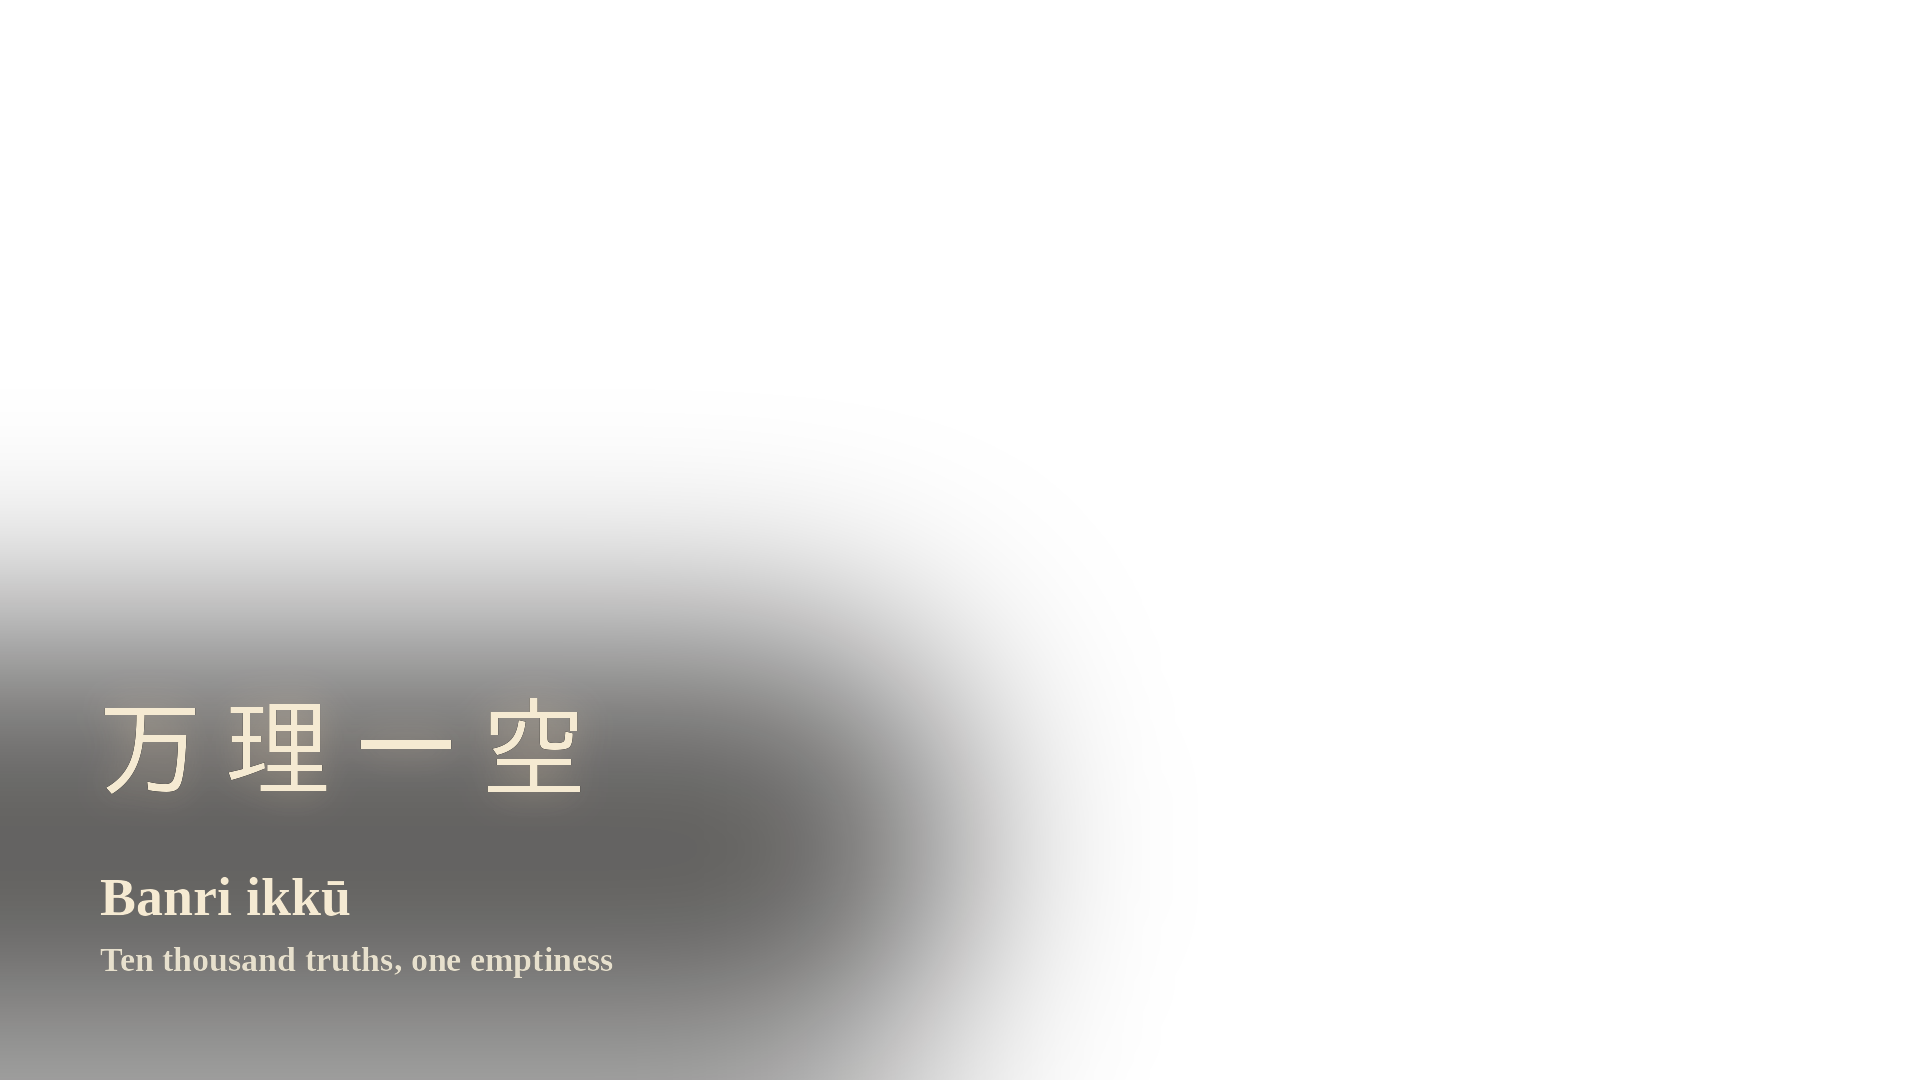

This chart was generated by the following Python code:
#!/usr/bin/env python3
"""MUSASHI wisdom overlay — 1920x1080 transparent PNG for the long-form intro.

万理一空 / Banri ikkū / "Ten thousand truths, one emptiness" — Miyamoto Musashi's
own phrase, which he brushed as calligraphy and which closes the Book of Five
Rings: every principle and technique returns to the empty, still mind. It is
the "mind before the strike" the album is built around.

LEFT-lower, standard channel layout with its own blurred dark scrim, built
before the hero image arrived; re-check placement against the delivered hero.
In CapCut: TEXT layer on the top track, start 0:03, end 0:14, fade-in 2s /
fade-out 2s, no glow/shadow/box.
Cream #F5EAD2 (channel default), Liberation Serif Bold (locked channel font).

Kanji font: a Japanese gothic substitute, because YujiBoku (brush) is not in
the repo or this environment. Swap back if YujiBoku is restored.
"""
from PIL import Image, ImageDraw, ImageFont, ImageFilter

KANJI = "/usr/share/fonts/truetype/fonts-japanese-gothic.ttf"
SERIF = "/usr/share/fonts/truetype/liberation/LiberationSerif-Bold.ttf"
OUT = "/home/user/dan-documents/stillwave/assets/musashi-banri-ikku-overlay.png"
W, H = 1920, 1080
CREAM = (245, 234, 210, 255)
SUB = (231, 224, 205, 255)
X = 96

img = Image.new("RGBA", (W, H), (0, 0, 0, 0))

# soft scrim so cream reads over the lower-left of the frame
s = Image.new("RGBA", (W, H), (0, 0, 0, 0))
ImageDraw.Draw(s).rounded_rectangle((-200, 636, 950, 1060), radius=170, fill=(8, 6, 4, 165))
img.alpha_composite(s.filter(ImageFilter.GaussianBlur(100)))

# 万理一空 — kanji (4 chars), cream, faint warm glow
f = ImageFont.truetype(KANJI, 108)
mask = Image.new("L", (W, H), 0)
md = ImageDraw.Draw(mask)
chars, pitch, y0 = ["万", "理", "一", "空"], 128, 692
l0, _, r0, _ = f.getbbox(chars[0])
c0 = X + (r0 - l0) / 2
for i, ch in enumerate(chars):
    l, t, r, b = f.getbbox(ch)
    md.text((c0 + i * pitch - (l + (r - l) / 2), y0), ch, font=f, fill=255)
glow = Image.new("RGBA", (W, H), (0, 0, 0, 0))
glow.paste((250, 220, 180, 255), (0, 0),
           mask.filter(ImageFilter.GaussianBlur(18)).point(lambda p: int(p * 0.45)))
img.alpha_composite(glow)
img.alpha_composite(Image.composite(Image.new("RGBA", (W, H), CREAM),
                                    Image.new("RGBA", (W, H), (0, 0, 0, 0)), mask))

d = ImageDraw.Draw(img)
d.text((X + 4, 866), "Banri ikkū", font=ImageFont.truetype(SERIF, 54), fill=CREAM)
d.text((X + 4, 940), "Ten thousand truths, one emptiness",
       font=ImageFont.truetype(SERIF, 34), fill=SUB)

img.save(OUT)
print("saved", OUT)
